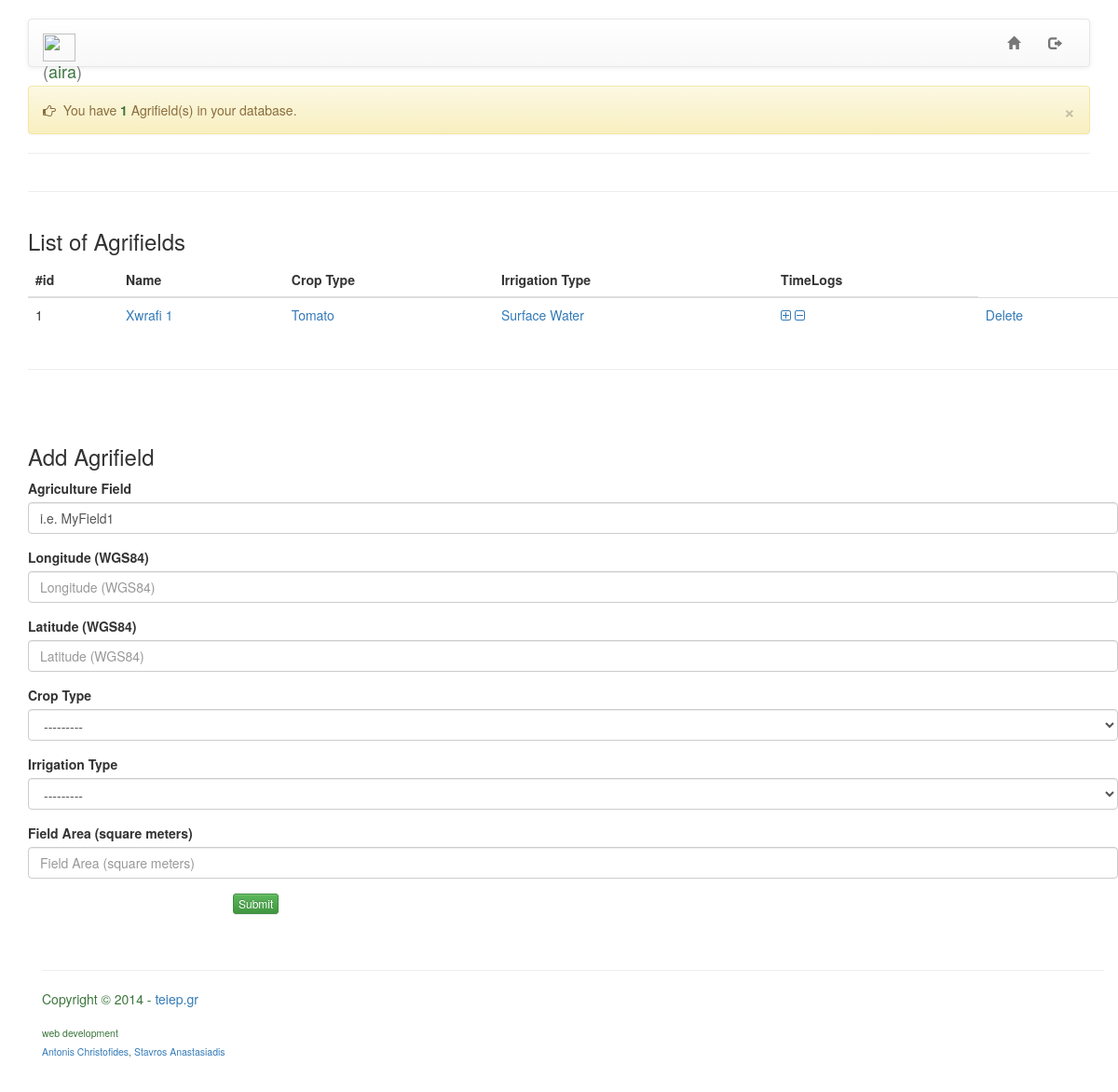
/create_agrifield (signed in), run on the app's committed database.
### aira/models.py (models this page shows, shortened)
class Agrifield(models.Model):
    owner = models.ForeignKey(User)
    name = models.CharField(max_length=255,
                            default='i.e. MyField1')
    lon = models.FloatField()
    lat = models.FloatField()
    ct = models.ForeignKey(CropType)
    irrt = models.ForeignKey(IrrigationType)
    area = models.FloatField()
    class Meta:
        ordering = ('-name',)
        verbose_name_plural = 'Agrifields'

class CropType(models.Model):
    ct_name = models.CharField(max_length=100)
    ct_coeff = models.DecimalField(max_digits=6, decimal_places=2)
    ct_rd = models.DecimalField(max_digits=6, decimal_places=2, default=0)
    class Meta:
        ordering = ('-ct_name',)
        verbose_name_plural = 'Crop Types'
    def __unicode__(self):
        return "CropType: {}".format(self.ct_name)

class IrrigationType(models.Model):
    irrt_name = models.CharField(max_length=100)
    irrt_eff = models.DecimalField(max_digits=2, decimal_places=2)
    class Meta:
        ordering = ('-irrt_name',)
        verbose_name_plural = 'Irrigation Types'
    def __unicode__(self):
        return "IrrigationType: {}".format(self.irrt_name)

### aira/views.py (the view, shortened to what this page needs)
class CreateAgrifield(CreateView):
    model = Agrifield
    form_class = AgrifieldForm
    success_url = "/home"
    def get_context_data(self, **kwargs):
        context = super(CreateAgrifield, self).get_context_data(**kwargs)
        try:
            context['agrifields'] = Agrifield.objects.filter(owner=self.request.user).all()
            context['fields_count'] = context['agrifields'].count()
        except Agrifield.DoesNotExist:
            context['agrifields'] = None
        return context

### aira/forms.py
class AgrifieldForm(forms.ModelForm):
    class Meta:
        model = Agrifield
        exclude = ('owner',)
        labels = {
            'name': _('Agriculture Field '),
            'lat': _('Latitude (WGS84)'),
            'lon': _('Longitude (WGS84)'),
            'ct': _('Crop Type'),
            'irrt': _('Irrigation Type'),
            'area': _('Field Area (square meters)')
        }

### aira/templates/aira/agrifield_form.html (shortened to what this page needs)
{% extends 'base.html' %}
{% load bootstrap3 %}
{% block content %}
<div class="alert alert-warning">
    <a href="#" class="close" data-dismiss="alert">&times;</a>
    <i class="fa fa-hand-o-right fa-1x"></i>&nbsp;  You have <b><span class="text text-success">{{fields_count}}</span></b> Agrifield(s) in your database.
</div>
<hr>
<div class="container">
    <div class="row">
      <hr>
        <div class="table-responsive">
        {% if agrifields %}
            <table class="table">
              <h3> List of Agrifields</h3>
                  <thead>
                    <tr>
                      <th>#id</th>
                      <th>Name</th>
                      <th>Crop Type</th>
                      <th>Irrigation Type</th>
                      <th>TimeLogs</th>
                    </tr>
                  </thead>
                  <tbody>
                    {% for f in agrifields  %}
                        <tr>
                          <td>{{ f.id }}</td>
                          <td><a href="{% url 'update_agrifield' f.id%}">{{f.name}}</a></td>
                          <td><a href="{% url 'update_agrifield' f.id%}">{{f.ct.ct_name}}</td>
                          <td><a href="{% url 'update_agrifield' f.id%}">{{f.irrt.irrt_name}}</a></td>
                          <td><a href="{% url 'create_irrlog' f.id %}"><i class="fa fa-plus-square-o"></i>&nbsp;<i class="fa fa-minus-square-o"></i></a></td>
                          <td><a href="{% url 'delete_agrifield' f.id %}">Delete </a></td>
                        </tr>
                    {% endfor %}
                  </tbody>
                </table>
        {% endif %}
        </div>
        <hr><br><br>
        <h3>Add Agrifield</h3>
        <div class="col-lg-12">
            <form method="post" role="form" class="form-horizontal">
                    {% bootstrap_form form layout='horizontal' %}
                    {% buttons %}
                    <div class="col-sm-offset-2 col-sm-10">
                        <button type="submit" class="btn btn-success btn-xs">Submit</button>
                    </div>
            {% endbuttons %}
            </form>
        </div>
</div>
{% endblock %}

### aira_project/static/css/custom.css (style rules this page uses)
body { padding-top: 20px; padding-bottom: 20px; }

### data on the page
Agrifield: id "1", name "Xwrafi 1", ct.ct_name "Tomato", irrt.irrt_name "Surface Water"

### other printed values
{{ fields_count }} "1"
